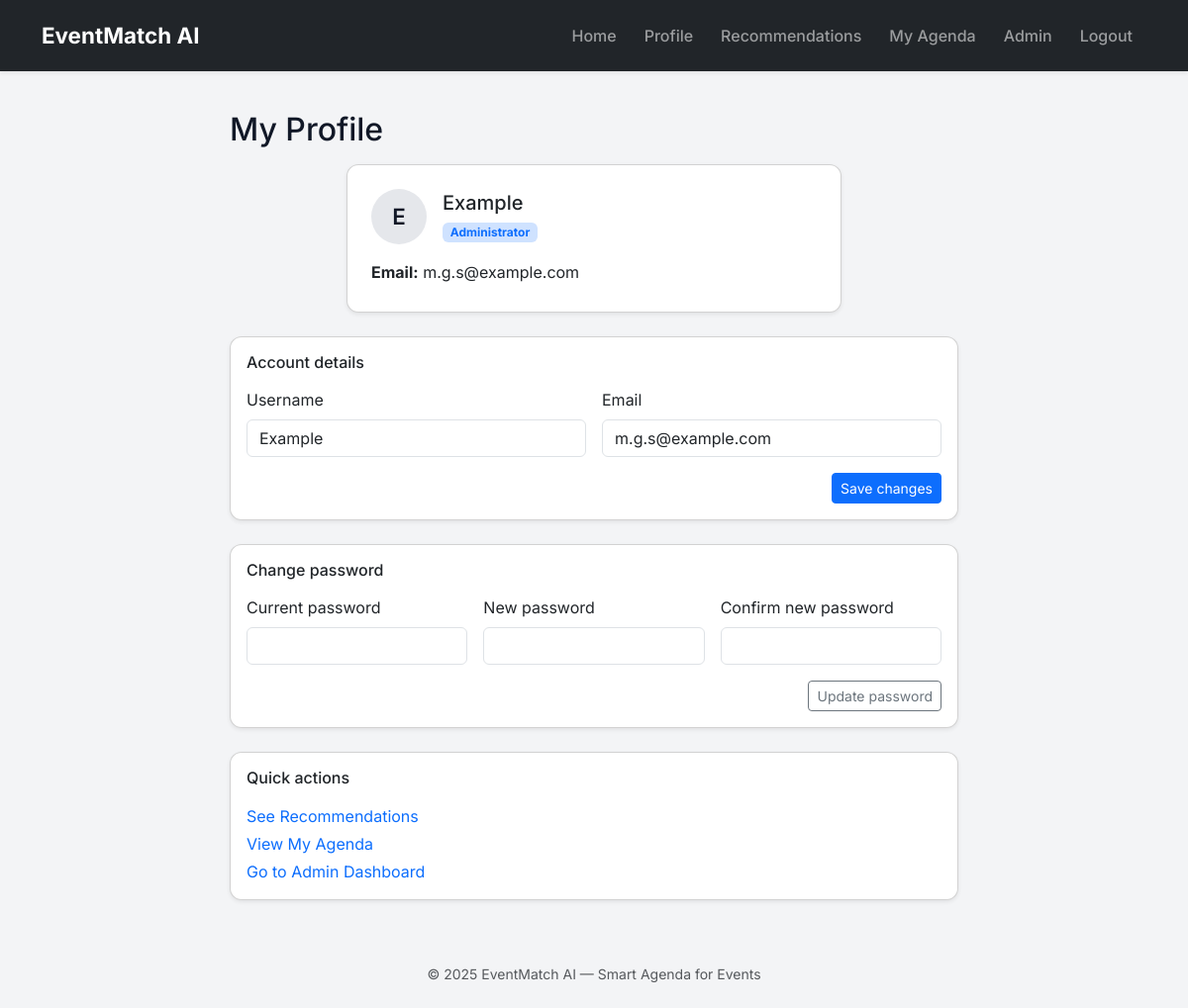
Page /profile (signed in) on the committed database.
### tables this page shows
CREATE TABLE users (
    id INTEGER PRIMARY KEY AUTOINCREMENT,
    username TEXT NOT NULL UNIQUE,
    email TEXT NOT NULL UNIQUE,
    hash TEXT NOT NULL,
    is_admin INTEGER NOT NULL DEFAULT 0
);

### app.py (the view)
@app.route("/profile")
@login_required
def profile():
    user_id = session["user_id"]
    user = db.execute("SELECT username, email, is_admin FROM users WHERE id = ?", user_id)
    if len(user) != 1:
        flash("User not found.")
        return redirect("/")
    return render_template("profile.html", user=user[0])

### app.py (called while the page is built)
def login_required(f):
    @wraps(f)
    def decorated_function(*args, **kwargs):
        if session.get("user_id") is None:
            return redirect("/login")
        return f(*args, **kwargs)
    return decorated_function

@app.after_request
def after_request(response):
    response.headers["Cache-Control"] = "no-cache, no-store, must-revalidate"
    response.headers["Pragma"] = "no-cache"
    response.headers["Expires"] = 0
    return response

### templates/profile.html
{% extends "layout.html" %}
{% block content %}
<div class="row justify-content-center" data-aos="fade-up">
  <div class="col-lg-8">
    <h2 class="mb-3">My Profile</h2>
    <div class="card shadow-sm mb-4 profile-box">
      <div class="card-body">
        <div class="profile-header d-flex align-items-center mb-3">
          <div class="profile-avatar me-3">
            {{ user.username[0]|upper }}
          </div>
          <div>
            <h3 class="mb-1 h5 mb-0">{{ user.username }}</h3>
            <span class="badge bg-primary-subtle text-primary profile-role-badge">
              {% if user.is_admin == 1 %}
                Administrator
              {% else %}
                User
              {% endif %}
            </span>
          </div>
        </div>
        <p class="mb-1">
          <strong>Email:</strong> {{ user.email }}
        </p>
      </div>
    </div>
    <div class="card shadow-sm mb-4" data-aos="fade-up" data-aos-delay="100">
      <div class="card-body">
        <h4 class="h6 mb-3">Account details</h4>
        <form method="post" action="{{ url_for('update_profile') }}" class="row g-3">
          <div class="col-md-6">
            <label for="username" class="form-label">Username</label>
            <input
              type="text"
              class="form-control"
              id="username"
              name="username"
              value="{{ user.username }}"
              required
            >
          </div>
          <div class="col-md-6">
            <label for="email" class="form-label">Email</label>
            <input
              type="email"
              class="form-control"
              id="email"
              name="email"
              value="{{ user.email }}"
              required
            >
          </div>
          <div class="col-12 text-end">
            <button type="submit" class="btn btn-primary btn-sm">
              Save changes
            </button>
          </div>
        </form>
      </div>
    </div>
    <div class="card shadow-sm mb-4" data-aos="fade-up" data-aos-delay="200">
      <div class="card-body">
        <h4 class="h6 mb-3">Change password</h4>
        <form method="post" action="{{ url_for('change_password') }}" class="row g-3">
          <div class="col-md-4">
            <label for="current_password" class="form-label">Current password</label>
            <input
              type="password"
              class="form-control"
              id="current_password"
              name="current_password"
              required
            >
          </div>
          <div class="col-md-4">
            <label for="new_password" class="form-label">New password</label>
            <input
              type="password"
              class="form-control"
              id="new_password"
              name="new_password"
              required
            >
          </div>
          <div class="col-md-4">
            <label for="confirmation" class="form-label">Confirm new password</label>
            <input
              type="password"
              class="form-control"
              id="confirmation"
              name="confirmation"
              required
            >
          </div>
          <div class="col-12 text-end">
            <button type="submit" class="btn btn-outline-secondary btn-sm">
              Update password
            </button>
          </div>
        </form>
      </div>
    </div>
    <div class="card shadow-sm" data-aos="fade-up" data-aos-delay="300">
      <div class="card-body">
        <h4 class="h6 mb-3">Quick actions</h4>
        <ul class="profile-actions-list">
          <li><a href="{{ url_for('recommendations') }}">See Recommendations</a></li>
          <li><a href="{{ url_for('agenda') }}">View My Agenda</a></li>
          {% if session.get("is_admin") == 1 %}
            <li><a href="{{ url_for('admin_dashboard') }}">Go to Admin Dashboard</a></li>
          {% endif %}
        </ul>
      </div>
    </div>
  </div>
</div>
{% endblock %}

### static/styles.css (style rules this page uses)
body { background-color: #f3f4f6; }
.card { border-radius: 0.75rem; }
.profile-box { max-width: 500px; margin: 0 auto 1.5rem auto; }
.profile-box .card-body { padding: 1.5rem; }
h2, h3, h4 { color: #111827; }
.profile-header { align-items: center; }
.profile-avatar { width: 56px; height: 56px; border-radius: 50%; background: #e5e7eb; display: flex; align-items: center; justify-content: center; font-weight: 600; font-size: 1.4rem; color: #111827; }
.profile-role-badge { font-size: 0.75rem; }
.profile-actions-list { list-style: none; padding-left: 0; margin-bottom: 0; }
.profile-actions-list li + li { margin-top: 0.25rem; }
.profile-actions-list a { text-decoration: none; }

### templates/layout.html (style rules this page uses)
body { font-family: 'Inter', sans-serif; background-color: #f6f7fb; }

### rows in the picture
users: username "E", username "Example", email "m.g.s@example.com"
